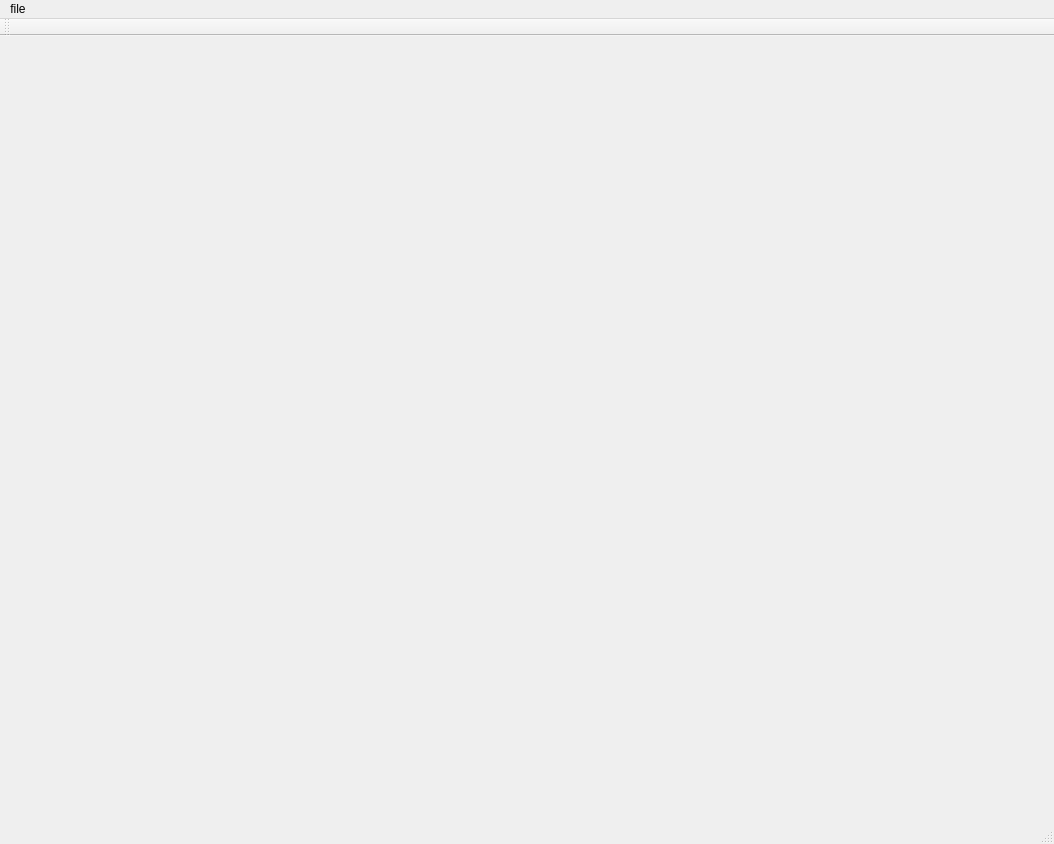
<?xml version="1.0" encoding="UTF-8"?>
<ui version="4.0">
 <class>SpecialEffectClass</class>
 <widget class="QMainWindow" name="SpecialEffectClass">
  <property name="geometry">
   <rect>
    <x>0</x>
    <y>0</y>
    <width>1054</width>
    <height>844</height>
   </rect>
  </property>
  <property name="windowTitle">
   <string>SpecialEffect</string>
  </property>
  <widget class="QWidget" name="centralWidget">
   <widget class="QWidget" name="verticalLayoutWidget">
    <property name="geometry">
     <rect>
      <x>0</x>
      <y>0</y>
      <width>181</width>
      <height>501</height>
     </rect>
    </property>
    <layout class="QVBoxLayout" name="verticalLayout"/>
   </widget>
   <widget class="QWidget" name="verticalLayoutWidget_2">
    <property name="geometry">
     <rect>
      <x>180</x>
      <y>0</y>
      <width>701</width>
      <height>501</height>
     </rect>
    </property>
    <layout class="QVBoxLayout" name="videoLayout"/>
   </widget>
  </widget>
  <widget class="QMenuBar" name="menuBar">
   <property name="geometry">
    <rect>
     <x>0</x>
     <y>0</y>
     <width>1054</width>
     <height>23</height>
    </rect>
   </property>
   <widget class="QMenu" name="menuFile">
    <property name="title">
     <string>file</string>
    </property>
    <addaction name="actionOpen"/>
   </widget>
   <addaction name="menuFile"/>
  </widget>
  <widget class="QToolBar" name="mainToolBar">
   <attribute name="toolBarArea">
    <enum>TopToolBarArea</enum>
   </attribute>
   <attribute name="toolBarBreak">
    <bool>false</bool>
   </attribute>
  </widget>
  <widget class="QStatusBar" name="statusBar"/>
  <action name="actionOpen">
   <property name="text">
    <string>open</string>
   </property>
  </action>
 </widget>
 <layoutdefault spacing="6" margin="11"/>
 <resources>
  <include location="specialeffect.qrc"/>
 </resources>
 <connections/>
</ui>
